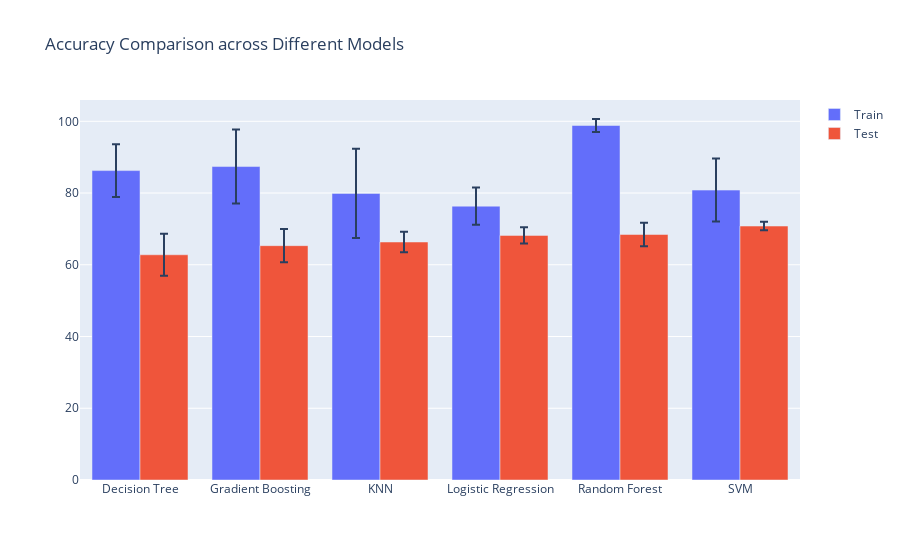

Notebook code cell kept with this figure:
### Code cell
import plotly.graph_objects as go
models = train_grouped_df['model']

fig = go.Figure(data=[
    go.Bar(name='Train', 
           x=models, 
           y=np.round(100*train_grouped_df['score']['mean'], 2), 
           error_y={"array":np.round(100*train_grouped_df['score']['std'], 2)}),
    go.Bar(name='Test', 
           x=models, 
           y=round(100*test_grouped_df['score']['mean'], 2), 
           error_y={"array":np.round(100*test_grouped_df['score']['std'],2)})
])
# Change the bar mode
fig.update_layout(barmode='group', title_text='Accuracy Comparison across Different Models')
fig.show()

### Figure 1 — Plotly figure (JSON) as saved in the notebook; plotly's stock layout.template omitted (floating-point values rounded to 4 significant figures)
{"data": [{"error_y": {"array": [7.35, 10.31, 12.43, 5.17, 1.81, 8.78]}, "name": "Train", "type": "bar", "x": ["Decision Tree", "Gradient Boosting", "KNN", "Logistic Regression", "Random Forest", "SVM"], "y": [86.26, 87.38, 79.89, 76.34, 98.83, 80.82]}, {"error_y": {"array": [5.86, 4.64, 2.88, 2.26, 3.29, 1.18]}, "name": "Test", "type": "bar", "x": ["Decision Tree", "Gradient Boosting", "KNN", "Logistic Regression", "Random Forest", "SVM"], "y": [62.79, 65.33, 66.35, 68.19, 68.45, 70.8]}], "layout": {"barmode": "group", "title": {"text": "Accuracy Comparison across Different Models"}}}
